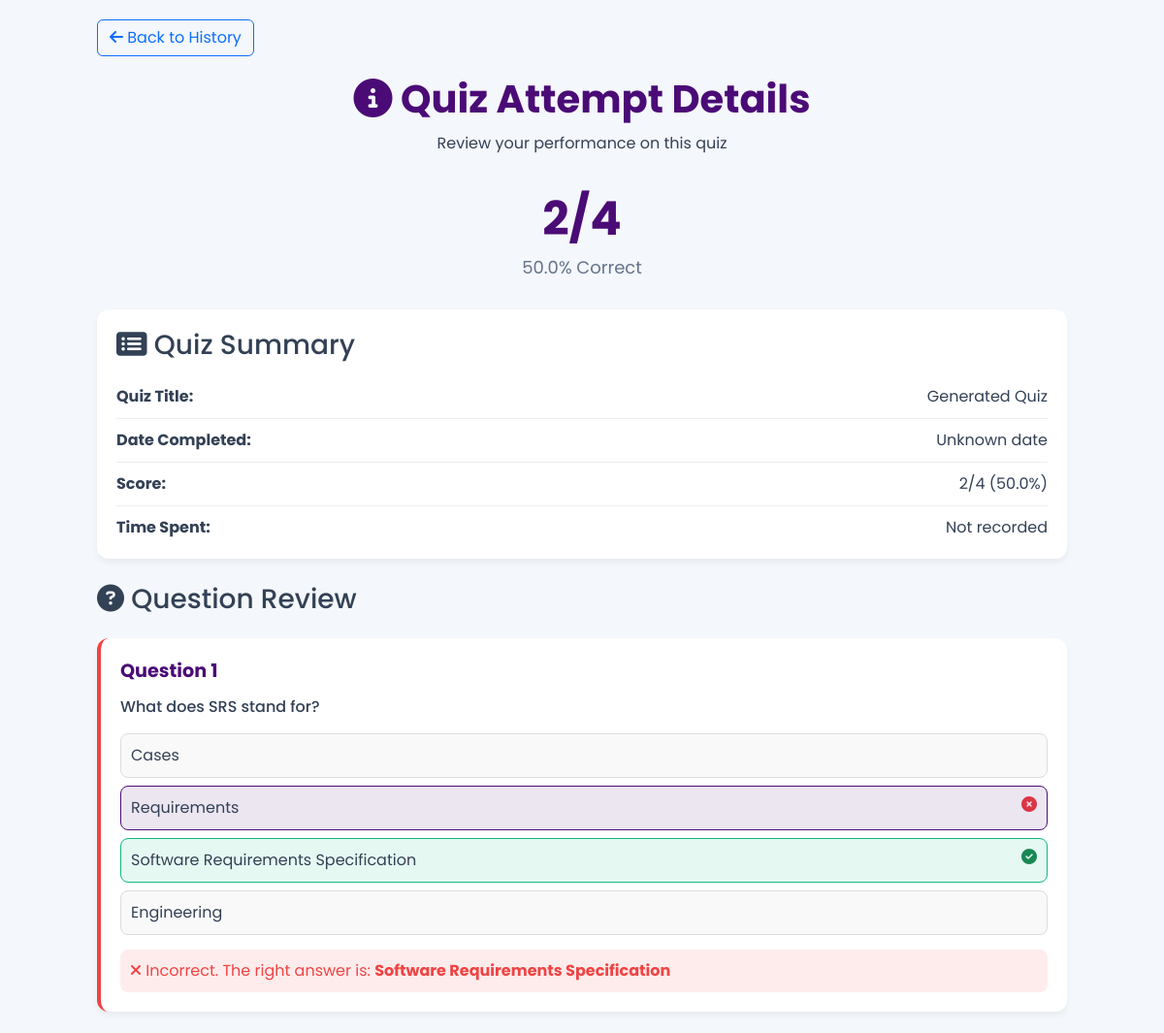
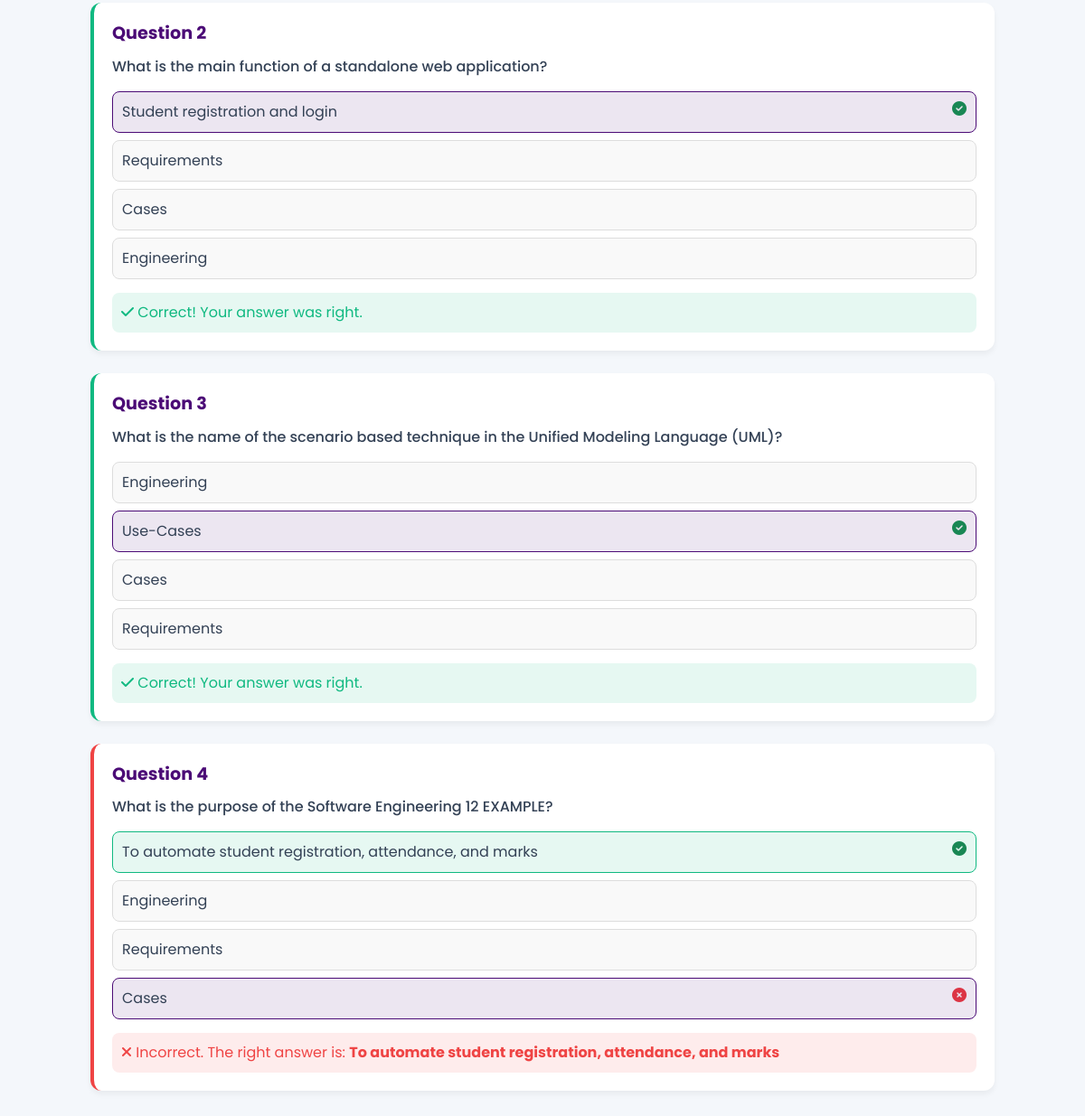
/attempt/3 (signed in), run on the app's committed database (2 pictures, top to bottom).
### tables this page shows
CREATE TABLE quiz_attempts (
            id INTEGER PRIMARY KEY AUTOINCREMENT,
            user_id INTEGER NOT NULL,
            quiz_id INTEGER NOT NULL,
            score INTEGER NOT NULL,
            total_questions INTEGER NOT NULL,
            answers TEXT NOT NULL,
            completed_at TIMESTAMP DEFAULT CURRENT_TIMESTAMP,
            FOREIGN KEY (user_id) REFERENCES users (id),
            FOREIGN KEY (quiz_id) REFERENCES quizzes (id)
        );

CREATE TABLE quizzes (
            id INTEGER PRIMARY KEY AUTOINCREMENT,
            user_id INTEGER NOT NULL,
            title TEXT NOT NULL,
            context TEXT,
            generated_at TIMESTAMP DEFAULT CURRENT_TIMESTAMP,
            FOREIGN KEY (user_id) REFERENCES users (id)
        );

CREATE TABLE questions (
            id INTEGER PRIMARY KEY AUTOINCREMENT,
            quiz_id INTEGER NOT NULL,
            question_text TEXT NOT NULL,
            options TEXT NOT NULL,
            answer TEXT NOT NULL,
            FOREIGN KEY (quiz_id) REFERENCES quizzes (id)
        );

### app/routes.py (the view)
@routes.route("/attempt/<int:attempt_id>")
@login_required
def view_attempt(attempt_id):
    conn = get_db_connection()
    attempt = conn.execute('''
        SELECT qa.*, q.title, q.context
        FROM quiz_attempts qa
        JOIN quizzes q ON qa.quiz_id = q.id
        WHERE qa.id = ? AND qa.user_id = ?
    ''', (attempt_id, session['user_id'])).fetchone()
    if not attempt:
        flash("Quiz attempt not found", "error")
        return redirect(url_for("routes.history"))
    try:
        user_answers = json.loads(attempt['answers'])
    except:
        user_answers = []
    questions = conn.execute(
        'SELECT * FROM questions WHERE quiz_id = ?', (attempt['quiz_id'],)
    ).fetchall()
    conn.close()
    questions_data = []
    for i, question in enumerate(questions):
        question_dict = dict(question)
        question_dict['user_answer'] = user_answers[i] if i < len(user_answers) else "Not answered"
        question_dict['is_correct'] = question_dict['user_answer'] == question_dict['answer']
        try:
            question_dict['options'] = json.loads(question_dict['options'])
        except:
            question_dict['options'] = []
        questions_data.append(question_dict)
    score_percentage = (attempt['score'] / attempt['total_questions']) * 100 if attempt['total_questions'] > 0 else 0
    return render_template(
        "attempt_details.html",
        attempt=attempt,
        questions=questions_data,
        score_percentage=score_percentage
    )

### app/routes.py (called while the page is built)
def get_db_connection():
    conn = sqlite3.connect('quizgen.db')
    conn.row_factory = sqlite3.Row
    return conn

def login_required(f):
    @wraps(f)
    def decorated_function(*args, **kwargs):
        if 'user_id' not in session:
            return redirect(url_for('routes.login'))
        return f(*args, **kwargs)
    return decorated_function

### templates/attempt_details.html (shortened to what this page needs)
<!DOCTYPE html>
<html lang="en">
<head>
    <link href="https://cdn.jsdelivr.net/npm/bootstrap@5.3.0/dist/css/bootstrap.min.css" rel="stylesheet">
    <link rel="stylesheet" href="https://cdnjs.cloudflare.com/ajax/libs/font-awesome/6.4.0/css/all.min.css">
</head>
<body>
    <div class="details-container">
        <div class="back-btn">
            <a href="{{ url_for('routes.history') }}" class="btn btn-outline-primary">
                <i class="fas fa-arrow-left"></i> Back to History
            </a>
        </div>
        <div class="details-header">
            <h1><i class="fas fa-info-circle"></i> Quiz Attempt Details</h1>
            <p>Review your performance on this quiz</p>
        </div>
        <div class="score-display">
            <div class="score-value">{{ attempt.score }}/{{ attempt.total_questions }}</div>
            <div class="score-text">{{ "%.1f"|format(score_percentage) }}% Correct</div>
        </div>
        <div class="summary-card">
            <h3 class="mb-4"><i class="fas fa-list-alt"></i> Quiz Summary</h3>
            <div class="summary-item">
                <strong>Quiz Title:</strong>
                <span>{{ attempt.title }}</span>
            </div>
            <div class="summary-item">
                <strong>Date Completed:</strong>
                <span>{{ attempt.formatted_date if attempt.formatted_date else "Unknown date" }}</span>
            </div>
            <div class="summary-item">
                <strong>Score:</strong>
                <span>{{ attempt.score }}/{{ attempt.total_questions }} ({{ "%.1f"|format(score_percentage) }}%)</span>
            </div>
            <div class="summary-item">
                <strong>Time Spent:</strong>
                <span>Not recorded</span>
            </div>
        </div>
        <h3 class="mb-4"><i class="fas fa-question-circle"></i> Question Review</h3>
        {% for question in questions %}
            <div class="question-card {% if question.is_correct %}correct{% else %}incorrect{% endif %}">
                <div class="question-number">Question {{ loop.index }}</div>
                <div class="question-text">{{ question.question_text }}</div>
                <div class="options-list">
                    {% for option in question.options %}
                        <div class="option-item
                            {% if option == question.answer %}correct{% endif %}
                            {% if option == question.user_answer and not question.is_correct %}incorrect{% endif %}
                            {% if option == question.user_answer %}selected{% endif %}">
                            {{ option }}
                            {% if option == question.answer %}
                                <i class="fas fa-check-circle float-end text-success"></i>
                            {% elif option == question.user_answer and not question.is_correct %}
                                <i class="fas fa-times-circle float-end text-danger"></i>
                            {% endif %}
                        </div>
                    {% endfor %}
                </div>
                <div class="answer-feedback {% if question.is_correct %}feedback-correct{% else %}feedback-incorrect{% endif %}">
                    {% if question.is_correct %}
                        <i class="fas fa-check"></i> Correct! Your answer was right.
                    {% else %}
                        <i class="fas fa-times"></i> Incorrect. The right answer is: <strong>{{ question.answer }}</strong>
                    {% endif %}
                </div>
            </div>
        {% endfor %}
    </div>
</body>
</html>

### templates/attempt_details.html (style rules this page uses)
:root { --primary-color: #4b0b76; --secondary-color: #6a1b9a; --light-bg: #f4f7fb; --card-bg: #ffffff; --text-color: #334155; --text-light: #64748b; --success-color: #10b981; --danger-color: #ef4444; }
body { font-family: 'Poppins', sans-serif; background: var(--light-bg); color: var(--text-color); padding: 20px; }
.details-container { max-width: 1000px; margin: 0 auto; }
.details-header { text-align: center; margin-bottom: 30px; }
.details-header h1 { color: var(--primary-color); font-weight: 700; margin-bottom: 10px; }
.score-display { text-align: center; margin-bottom: 30px; }
.score-value { font-size: 48px; font-weight: 700; color: var(--primary-color); }
.score-text { font-size: 18px; color: var(--text-light); }
.question-card { background: var(--card-bg); border-radius: 12px; box-shadow: 0 4px 6px rgba(0, 0, 0, 0.05); margin-bottom: 25px; overflow: hidden; padding: 20px; border-left: 4px solid #ddd; }
.question-card.correct { border-left-color: var(--success-color); }
.question-card.incorrect { border-left-color: var(--danger-color); }
.question-number { font-weight: 700; color: var(--primary-color); margin-bottom: 10px; font-size: 1.2rem; }
.question-text { font-weight: 500; margin-bottom: 15px; }
.options-list { margin-bottom: 15px; }
.option-item { padding: 10px; border: 1px solid #ddd; border-radius: 8px; margin-bottom: 8px; background: #f9f9f9; }
.option-item.correct { background: rgba(16, 185, 129, 0.1); border-color: var(--success-color); }
.option-item.incorrect { background: rgba(239, 68, 68, 0.1); border-color: var(--danger-color); }
.option-item.selected { background: rgba(75, 11, 118, 0.1); border-color: var(--primary-color); }
.answer-feedback { padding: 10px; border-radius: 8px; margin-top: 10px; }
.feedback-correct { background: rgba(16, 185, 129, 0.1); color: var(--success-color); }
.feedback-incorrect { background: rgba(239, 68, 68, 0.1); color: var(--danger-color); }
.back-btn { margin-bottom: 20px; }
.summary-card { background: var(--card-bg); border-radius: 12px; box-shadow: 0 4px 6px rgba(0, 0, 0, 0.05); margin-bottom: 25px; overflow: hidden; padding: 20px; }
.summary-item { display: flex; justify-content: space-between; margin-bottom: 10px; padding-bottom: 10px; border-bottom: 1px solid #eee; }
.summary-item:last-child { border-bottom: none; margin-bottom: 0; padding-bottom: 0; }

### data on the page
quiz_attempts: score "2", total_questions "4"
quizzes: title "Generated Quiz"
questions: question_text "What does SRS stand for?", options "Cases" "Requirements" "Software Requirements Specification" "Engineering", answer "Software Requirements Specification"
questions: question_text "What is the main function of a standalone web application?", options "Student registration and login" "Requirements" "Cases" "Engineering", shows "Correct! Your answer was right."
questions: question_text "What is the name of the scenario based technique in the Unified Modeling Language (UML)?", options "Engineering" "Use-Cases" "Cases" "Requirements", shows "Correct! Your answer was right."
questions: question_text "What is the purpose of the Software Engineering 12 EXAMPLE?", options "To automate student registration, attendance, and marks" "Engineering" "Requirements" "Cases", answer "To automate student registration, attendance, and marks"

### other printed values
{{ "%.1f"|format(score_percentage) }} "50.0"
{{ attempt.formatted_date if attempt.formatted_date else "Unknown date" }} "Unknown date"
